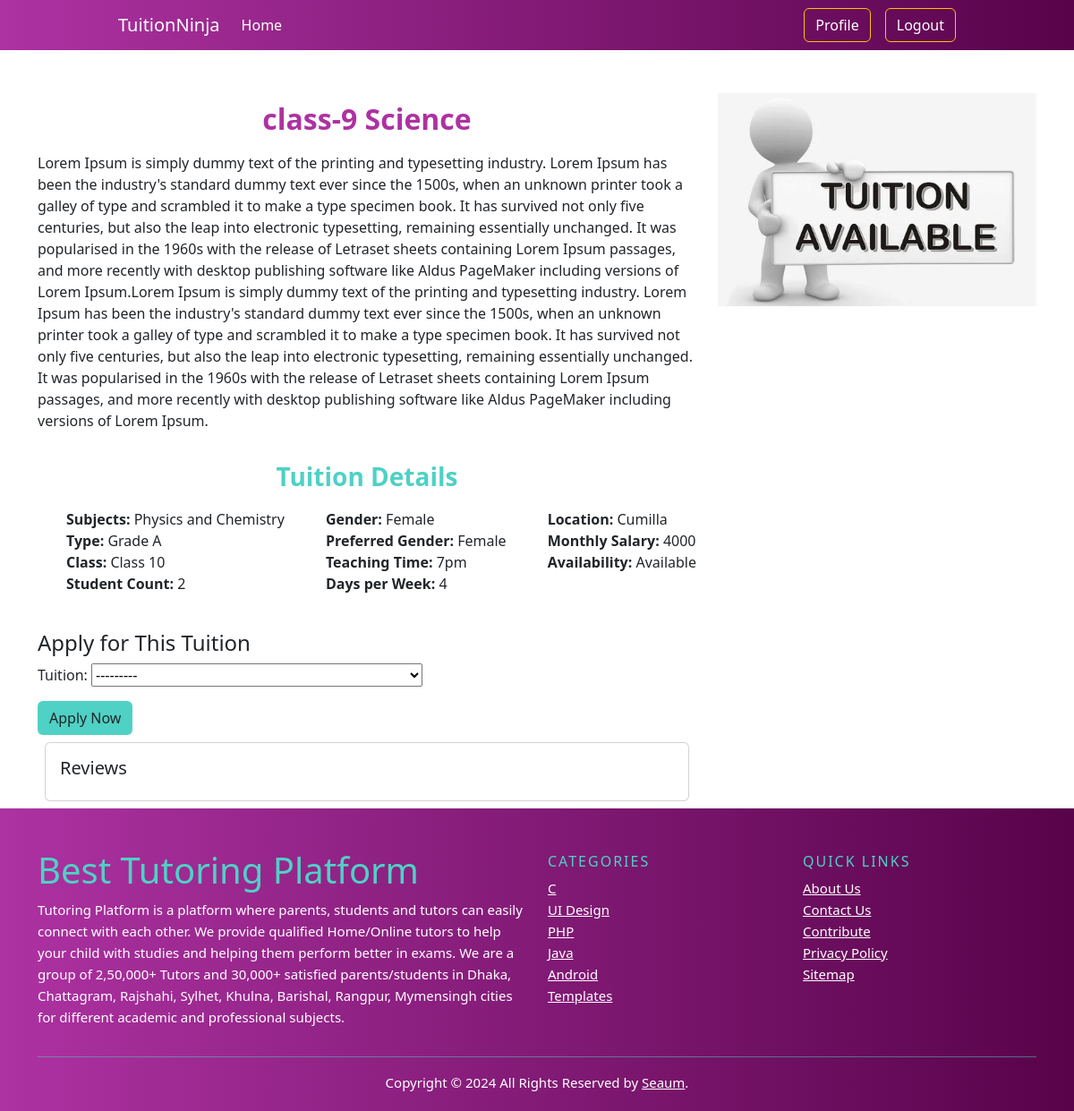
/tuitions/1/ (signed in), run on the app's committed database.
### tuitions/models.py (models this page shows)
class Tuition(models.Model):
    admin = models.ForeignKey(User, on_delete=models.CASCADE)
    title = models.CharField(max_length=200)
    description = models.TextField()
    subjects = models.CharField(max_length=1000, null=False, verbose_name='Subjects')
    type = models.CharField(max_length=200, null=False, verbose_name='Type')
    grade = models.CharField(max_length=200, null=False, verbose_name='Class', choices=CLASS_CHOICES)
    gender = models.CharField(max_length=10, choices=GENDER_TYPE)
    pref_gender = models.CharField(max_length=20, choices=GENDER_TYPE, verbose_name='Preferred Gender')
    student_count = models.IntegerField(verbose_name='Student Count')
    teaching_time = models.CharField(max_length=200, verbose_name='Teaching Time')
    days_per_week = models.IntegerField(null=False, verbose_name='How many days a week')
    location = models.CharField(max_length=1000, null=False, verbose_name='Location')
    monthly_salary = models.IntegerField(null=False, verbose_name='Monthly Salary')
    availability = models.BooleanField(default=True)
    def __str__(self):
        return self.title

### tuitions/views.py (the view, shortened to what this page needs)
# urls.py: path('tuitions/<int:pk>/', TuitionDetailView.as_view(), name='tuition-detail'),
class TuitionDetailView(DetailView):
    model = Tuition
    template_name = 'tuitions/tuition_detail.html'
    context_object_name = 'tuition'
    form_class = TuitionApplicationForm
    def get_context_data(self, **kwargs):
        context = super().get_context_data(**kwargs)
        tuition = self.object
        reviews = tuition.reviews.all()
        review_form = TuitionReviewForm()
        application_form = TuitionApplicationForm(user=self.request.user, tuition=tuition)
        user_has_applied = (
            self.request.user.is_authenticated and
            TuitionApplication.objects.filter(user=self.request.user, tuition=tuition).exists()
        )
        user_has_accepted_tuition = (
            user_has_applied and
            TuitionApplication.objects.get(user=self.request.user, tuition=tuition).is_accepted
        )
        context['reviews'] = reviews
        context['review_form'] = review_form
        context['application_form'] = application_form
        context['user_has_applied'] = user_has_applied
        context['user_has_accepted_tuition'] = user_has_accepted_tuition
        return context

### tuitions/forms.py
class TuitionReviewForm(forms.ModelForm):
    class Meta:
        model = TuitionReview
        fields = ['review_text']

class TuitionApplicationForm(forms.ModelForm):
    class Meta:
        model = TuitionApplication
        fields = ['tuition']
    def __init__(self, *args, user=None, tuition=None, **kwargs):
        super().__init__(*args, **kwargs)
        self.user = user
        self.tuition = tuition

### tuitions/templates/tuitions/tuition_detail.html (shortened to what this page needs)
{% extends 'base.html' %}
{% load static %}
{% block content %}
<div class="container mt-5">
  <div class="row">
    <div class="col-md-8">
      <h2 style="text-align: center; padding: 10px; color: #ad32a2;font-weight: 700;" >{{ tuition.title }}</h2>
      <p>{{ tuition.description }}</p>
      <h3 style="text-align: center; padding: 10px; color: #4fd1c5;font-weight: 800;" class="mt-4">Tuition Details</h3>
      <div style="display: flex; justify-content: space-between;align-items: start;gap: 5px;">
        <div>
          <ul style="list-style: none; ">
            <li><strong >Subjects:</strong> {{ tuition.subjects }}</li>
          <li><strong>Type:</strong> {{ tuition.type }}</li>
          <li><strong>Class:</strong> {{ tuition.grade }}</li>
          <li><strong>Student Count:</strong> {{ tuition.student_count }}</li>
          </ul>
        </div>
        <div>
          <ul style="list-style: none;">
            <li><strong>Gender:</strong> {{ tuition.get_gender_display }}</li>
            <li><strong>Preferred Gender:</strong> {{ tuition.get_pref_gender_display }}</li>
          <li><strong>Teaching Time:</strong> {{ tuition.teaching_time }}</li>
          <li><strong>Days per Week:</strong> {{ tuition.days_per_week }}</li>
          </ul>
        </div>
        <div>
          <ul style="list-style: none;">
            <li><strong>Location:</strong> {{ tuition.location }}</li>
            <li><strong>Monthly Salary:</strong> {{ tuition.monthly_salary }}</li>
          <li><strong>Availability:</strong> {% if tuition.availability %}Available{% else %}Not Available{% endif %}</li>
          </ul>
        </div>
      </div>
      {% if user.is_authenticated and not user_has_applied %}
      <h4 class="mt-4">Apply for This Tuition</h4>
      <form method="post" action="{% url 'tuitions:tuition-detail' pk=tuition.id %}">
        {{ application_form.as_p }}
        <button type="submit" class="btn" style="background-color: #4fd1c5;">Apply Now</button>
      </form>
      {% endif %}
      <div class="card m-2">
        <h5 class="p-3">Reviews</h5>
      </div>
    </div>
    <div class="col-md-4">
      <img src="{% static 'tu.jpeg' %}" class="img-fluid" alt="Tuition Image">
    </div>
  </div>
</div>
  <footer class="site-footer">
    <div class="container">
      <div class="row">
        <div class="col-sm-12 col-md-6">
          <h1 style="color: #4fd1c5;">Best Tutoring Platform</h1>
          <p class="text-justify">Tutoring Platform is a platform where parents, students and tutors can easily connect with each other. We provide qualified Home/Online tutors to help your child with studies and helping them perform better in exams. We are a group of 2,50,000+ Tutors and 30,000+ satisfied parents/students in Dhaka, Chattagram, Rajshahi, Sylhet, Khulna, Barishal, Rangpur, Mymensingh cities for different academic and professional subjects.</p>
        </div>
        <div class="col-xs-6 col-md-3">
          <h6 style="color: #4fd1c5;">Categories</h6>
          <ul class="footer-links">
            <li><a href="http://scanfcode.com/category/c-language/">C</a></li>
            <li><a href="http://scanfcode.com/category/front-end-development/">UI Design</a></li>
            <li><a href="http://scanfcode.com/category/back-end-development/">PHP</a></li>
            <li><a href="http://scanfcode.com/category/java-programming-language/">Java</a></li>
            <li><a href="http://scanfcode.com/category/android/">Android</a></li>
            <li><a href="http://scanfcode.com/category/templates/">Templates</a></li>
          </ul>
        </div>
        <div class="col-xs-6 col-md-3">
          <h6 style="color: #4fd1c5;">Quick Links</h6>
          <ul class="footer-links">
            <li><a href="http://scanfcode.com/about/">About Us</a></li>
            <li><a href="http://scanfcode.com/contact/">Contact Us</a></li>
            <li><a href="http://scanfcode.com/contribute-at-scanfcode/">Contribute</a></li>
            <li><a href="http://scanfcode.com/privacy-policy/">Privacy Policy</a></li>
            <li><a href="http://scanfcode.com/sitemap/">Sitemap</a></li>
          </ul>
        </div>
      </div>
      <hr>
    </div>
    <div class="container">
      <div class="row">
        <div class="">
          <div style="text-align: center;">
            <p class="copyright-text">Copyright &copy; 2024 All Rights Reserved by
            <a href="#">Seaum</a>.
               </p>
              </div>
        </div>
      </div>
    </div>
</footer>
{% endblock %}

### templates/base.html (shortened to what this page needs)
<!DOCTYPE html>
<html lang="en">
<head>
  <link rel="stylesheet" href="https://cdn.jsdelivr.net/npm/bootstrap@5.3.2/dist/css/bootstrap.min.css"
>
    <link rel="stylesheet" href="path/to/font-awesome/css/font-awesome.min.css">
</head>
<body>
  <nav class="navbar navbar-expand-lg" style="background: linear-gradient(90deg,#ad32a2,#58034a);">
    <div style="width: 80%; margin: 0 auto;" class="container-fluid">
      <a style="color: white;" class="navbar-brand" href="{% url 'homepage' %}">TuitionNinja</a>
      <div  class="collapse navbar-collapse" id="navbarSupportedContent">
        <ul class="navbar-nav me-auto mb-2 mb-lg-0">
          <li class="nav-item">
            <a style="color: white;" class="nav-link active" aria-current="page" href="{% url 'homepage' %}">Home</a>
          </li>
        </ul>
        <div class="d-flex">
          {% if user.is_authenticated %}
            <div class="navbar-nav ml-auto">
              <a href="{% url 'profile' %}" class="btn btn-outline-warning text-white mx-3" type="submit">Profile</a>
              <a href="{% url 'logout' %}" class="btn btn-outline-warning text-white" type="submit">Logout</a>
          {% else %}
            <a href="{% url 'signup' %}" class="btn btn-outline-success mx-3 text-white">Sign Up</a>
            <a href="{% url 'login' %}" class="btn btn-outline-warning text-white" type="submit">Login</a>
          {% endif %}
        </div>
      </div>
    </div>
  </nav>
  {% block content %}{% endblock %}
</body>
</html>

### tuitions/templates/tuitions/tuition_detail.html (style rules this page uses)
.site-footer { background:linear-gradient(90deg,#ad32a2,#58034a); padding:45px 0 20px; font-size:15px; line-height:24px; color:white }
.site-footer hr { border-top-color:#4fd1c5; opacity:0.5 }
.site-footer h6 { color:#fff; font-size:16px; text-transform:uppercase; margin-top:5px; letter-spacing:2px }
.site-footer a { color:white; }
.footer-links { padding-left:0; list-style:none }
.footer-links li { display:block }
.footer-links a { color:white }
.copyright-text { margin:0 }

### data on the page
Tuition: title "class-9 Science", description "Lorem Ipsum is simply dummy text of the printing and typesetting industry. Lorem Ipsum has been the industry's standard dummy text ever since the 1500s, when an unknown printer took a galley of type and scrambled it to make a type specimen book. It has survived not only five centuries, but also the leap into electronic typesetting, remaining essentially unchanged. It was popularised in the 1960s with the release of Letraset sheets containing Lorem Ipsum passages, and more recently with desktop publishing software like Aldus PageMaker including versions of Lorem Ipsum.Lorem Ipsum is simply dummy text of the printing and typesetting industry. Lorem Ipsum has been the industry's standard dummy…", subjects "Physics and Chemistry", type "Grade A", grade "Class 10", student_count "2", gender "Female", pref_gender "Female", teaching_time "7pm", days_per_week "4", location "Cumilla", monthly_salary "4000"
